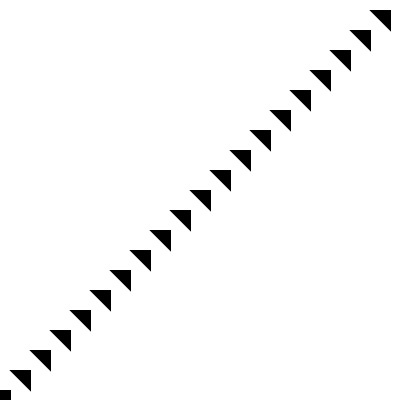
Frame 1 (no input)
Frame 60 (the mouse pressed at the canvas centre just before this capture): identical to frame 1, image omitted
Frame 120 (the mouse held since frame 60 and released just before this capture): identical to frame 1, image omitted

The Processing sketch that drew this single still picture (run headless with seeded random() and noise(); from frame 60 on, the mouse is pressed at the canvas centre):

// Processing sketch: processing_62175
// ── processing_62175.pde

//Mut

void setup () {
  size (400, 400);
  background(255);
}


int k = 380;


void draw () {
  fill(0);
  for (int i = 20; i <= 400; i = i + 20) {
      triangle (k-10, i-10, k+10, i+10, k+10, i-10);
      k = k - 20;
    }
  
}
